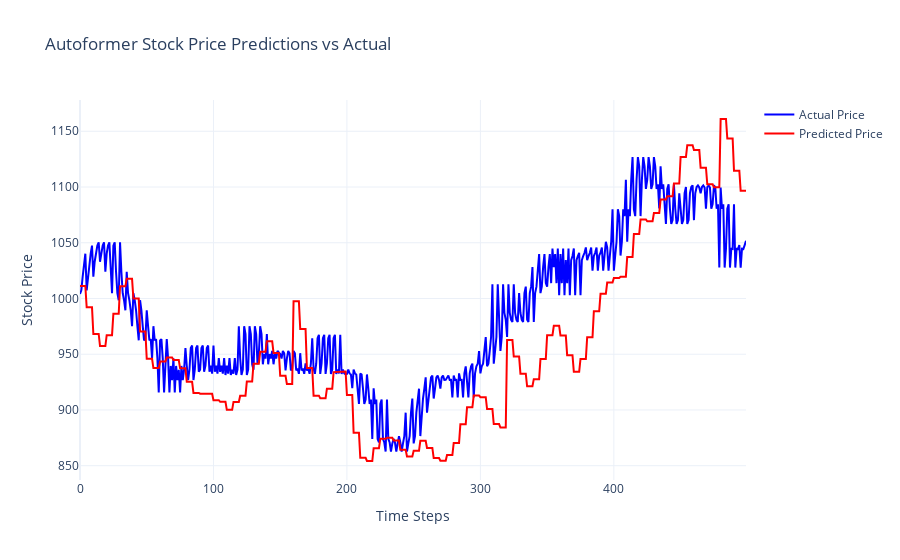

Notebook code for this chart:
### Markdown cell above
## 8. Visualizations & Analysis

### Code cell
# Comprehensive Visualizations
if 'pred_inv' in locals() and 'target_inv' in locals():
    print("📊 Creating comprehensive visualizations...")
    
    # 1. Predictions vs Actual Comparison
    plt.figure(figsize=(15, 10))
    
    # Time series comparison
    plt.subplot(2, 3, 1)
    n_show = min(200, len(pred_inv))  # Show first 200 points for clarity
    plt.plot(target_inv[:n_show], label='Actual', color='blue', alpha=0.7, linewidth=1)
    plt.plot(pred_inv[:n_show], label='Predicted', color='red', alpha=0.7, linewidth=1)
    plt.xlabel('Time Steps')
    plt.ylabel('Stock Price')
    plt.title('Actual vs Predicted Stock Prices')
    plt.legend()
    plt.grid(True, alpha=0.3)
    
    # Scatter plot
    plt.subplot(2, 3, 2)
    plt.scatter(target_inv, pred_inv, alpha=0.5, s=1)
    plt.plot([target_inv.min(), target_inv.max()], [target_inv.min(), target_inv.max()], 'r--', lw=2)
    plt.xlabel('Actual Price')
    plt.ylabel('Predicted Price')
    plt.title('Predicted vs Actual Scatter Plot')
    plt.grid(True, alpha=0.3)
    
    # Residuals
    plt.subplot(2, 3, 3)
    residuals = target_inv - pred_inv
    plt.scatter(pred_inv, residuals, alpha=0.5, s=1)
    plt.axhline(y=0, color='r', linestyle='--')
    plt.xlabel('Predicted Price')
    plt.ylabel('Residuals')
    plt.title('Residual Plot')
    plt.grid(True, alpha=0.3)
    
    # Error distribution
    plt.subplot(2, 3, 4)
    plt.hist(residuals, bins=50, alpha=0.7, color='skyblue', edgecolor='black')
    plt.xlabel('Prediction Error')
    plt.ylabel('Frequency')
    plt.title('Error Distribution')
    plt.grid(True, alpha=0.3)
    
    # Cumulative error
    plt.subplot(2, 3, 5)
    cumulative_error = np.cumsum(np.abs(residuals))
    plt.plot(cumulative_error, color='green', alpha=0.7)
    plt.xlabel('Time Steps')
    plt.ylabel('Cumulative Absolute Error')
    plt.title('Cumulative Prediction Error')
    plt.grid(True, alpha=0.3)
    
    # Error percentage
    plt.subplot(2, 3, 6)
    error_pct = np.abs(residuals) / target_inv * 100
    plt.hist(error_pct, bins=50, alpha=0.7, color='orange', edgecolor='black')
    plt.xlabel('Absolute Error Percentage')
    plt.ylabel('Frequency')
    plt.title('Error Percentage Distribution')
    plt.grid(True, alpha=0.3)
    
    plt.tight_layout()
    plt.show()
    
    # 2. Interactive Plotly Visualization
    print("📈 Creating interactive visualizations...")
    
    # Create interactive time series plot
    fig = go.Figure()
    
    # Add actual prices
    fig.add_trace(go.Scatter(
        x=list(range(len(target_inv[:500]))),  # Show first 500 points
        y=target_inv[:500],
        mode='lines',
        name='Actual Price',
        line=dict(color='blue', width=2)
    ))
    
    # Add predicted prices
    fig.add_trace(go.Scatter(
        x=list(range(len(pred_inv[:500]))),
        y=pred_inv[:500],
        mode='lines',
        name='Predicted Price',
        line=dict(color='red', width=2)
    ))
    
    fig.update_layout(
        title='Autoformer Stock Price Predictions vs Actual',
        xaxis_title='Time Steps',
        yaxis_title='Stock Price',
        hovermode='x unified',
        template='plotly_white'
    )
    
    fig.show()
    
    # 3. Performance Metrics Visualization
    print("📊 Creating performance metrics visualization...")
    
    # Create metrics comparison
    metrics_names = list(metrics.keys())
    metrics_values = list(metrics.values())
    
    # Normalize values for better visualization
    normalized_values = []
    for i, (name, value) in enumerate(zip(metrics_names, metrics_values)):
        if name in ['MSE', 'RMSE', 'MAE']:
            normalized_values.append(value / max(metrics_values[:3]))  # Normalize first 3 metrics
        elif name in ['MAPE', 'Directional_Accuracy']:
            normalized_values.append(value / 100)  # Convert percentage to 0-1
        else:
            normalized_values.append(abs(value))  # Take absolute value for others
    
    plt.figure(figsize=(12, 8))
    
    # Bar plot of metrics
    plt.subplot(2, 2, 1)
    bars = plt.bar(range(len(metrics_names)), normalized_values, alpha=0.7, color='skyblue')
    plt.xticks(range(len(metrics_names)), metrics_names, rotation=45, ha='right')
    plt.ylabel('Normalized Values')
    plt.title('Model Performance Metrics')
    plt.grid(True, alpha=0.3)
    
    # Add value labels on bars
    for bar, value in zip(bars, metrics_values):
        height = bar.get_height()
        plt.text(bar.get_x() + bar.get_width()/2., height + 0.01,
                f'{value:.4f}', ha='center', va='bottom', fontsize=8)
    
    # Error analysis
    plt.subplot(2, 2, 2)
    error_analysis = {
        'Mean Error': np.mean(residuals),
        'Std Error': np.std(residuals),
        'Max Error': np.max(np.abs(residuals)),
        'Min Error': np.min(np.abs(residuals))
    }
    
    plt.bar(error_analysis.keys(), error_analysis.values(), alpha=0.7, color='lightcoral')
    plt.title('Error Analysis')
    plt.ylabel('Error Value')
    plt.xticks(rotation=45)
    plt.grid(True, alpha=0.3)
    
    # Directional accuracy by time period
    plt.subplot(2, 2, 3)
    window_size = 50
    directional_acc = []
    for i in range(0, len(target_inv) - window_size, window_size):
        target_dir = np.sign(np.diff(target_inv[i:i+window_size]))
        pred_dir = np.sign(np.diff(pred_inv[i:i+window_size]))
        acc = np.mean(target_dir == pred_dir) * 100
        directional_acc.append(acc)
    
    plt.plot(directional_acc, marker='o', alpha=0.7, color='green')
    plt.xlabel('Time Windows')
    plt.ylabel('Directional Accuracy (%)')
    plt.title('Directional Accuracy Over Time')
    plt.grid(True, alpha=0.3)
    
    # Prediction confidence (based on error magnitude)
    plt.subplot(2, 2, 4)
    confidence = 1 - (np.abs(residuals) / target_inv)
    plt.hist(confidence, bins=30, alpha=0.7, color='lightgreen', edgecolor='black')
    plt.xlabel('Prediction Confidence')
    plt.ylabel('Frequency')
    plt.title('Prediction Confidence Distribution')
    plt.grid(True, alpha=0.3)
    
    plt.tight_layout()
    plt.show()
    
    # 4. Feature Importance Analysis (if available)
    print("🔍 Analyzing feature importance...")
    
    # Create feature correlation with target
    if 'engineered_data' in locals():
        feature_correlations = {}
        for feature in feature_cols[:20]:  # Analyze top 20 features
            if feature in engineered_data.columns:
                corr = engineered_data[feature].corr(engineered_data[CONFIG['target_col']])
                feature_correlations[feature] = abs(corr)
        
        # Sort by correlation
        sorted_features = sorted(feature_correlations.items(), key=lambda x: x[1], reverse=True)
        
        plt.figure(figsize=(12, 6))
        features, correlations = zip(*sorted_features[:15])  # Top 15 features
        
        plt.barh(range(len(features)), correlations, alpha=0.7, color='lightblue')
        plt.yticks(range(len(features)), features)
        plt.xlabel('Absolute Correlation with Target')
        plt.title('Feature Correlation with Stock Price')
        plt.grid(True, alpha=0.3)
        plt.tight_layout()
        plt.show()
    
    print("✅ All visualizations completed!")
    
else:
    print("❌ No prediction data available for visualization!")

### Figure 1 — Plotly figure (JSON) as saved in the notebook; plotly's stock layout.template omitted (floating-point values rounded to 4 significant figures; data arrays with more than 128 entries replaced by an {"elided": "..."} marker saying what was removed)
{"data": [{"line": {"color": "blue", "width": 2}, "mode": "lines", "name": "Actual Price", "type": "scatter", "x": {"elided": "500 int values"}, "y": {"elided": "500 float values"}}, {"line": {"color": "red", "width": 2}, "mode": "lines", "name": "Predicted Price", "type": "scatter", "x": {"elided": "500 int values"}, "y": {"elided": "500 float values"}}], "layout": {"hovermode": "x unified", "title": {"text": "Autoformer Stock Price Predictions vs Actual"}, "xaxis": {"title": {"text": "Time Steps"}}, "yaxis": {"title": {"text": "Stock Price"}}}}
